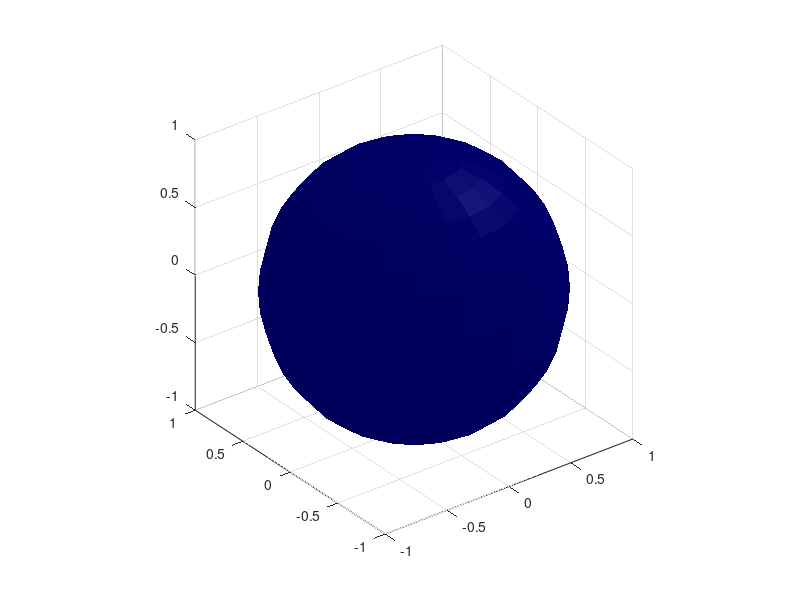

The MATLAB source for this figure:
[x,y,z] = sphere(20);
h = surf(x,y,z);
set(h,'FaceColor','b','EdgeColor','none')
rot =0.1
gruen=0.1
blau=0.1
light('color',[rot gruen blau])
axis square